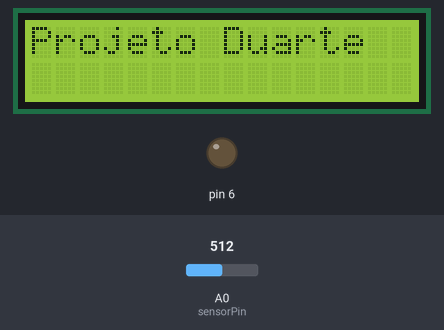
The sketch below on a simulated Arduino Uno, built with avr-gcc and run on an emulated ATmega328P. Parts: 16×2 character LCD, output pins drawn as LEDs (lit = HIGH). The test bench sets the inputs (shaded band); at power-on: A0 (sensorPin) = 512. The local clock reads 2024-03-15 10:24:30 at power-on unless the sketch sets it.

Above: at 1.2 s.
1.3 s: A0 (sensorPin) set to 313
At 4.4 s:
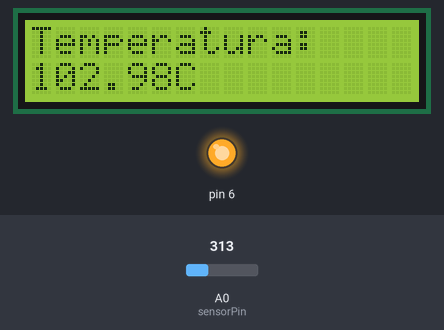
11.6 s: A0 (sensorPin) set to 287
At 20.6 s:
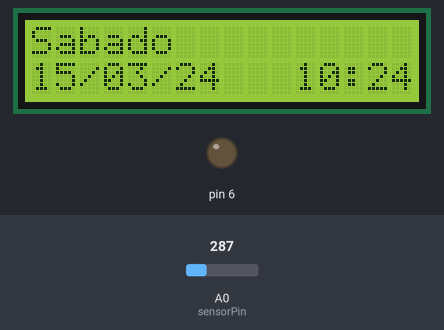
25.4 s: A0 (sensorPin) set to 306
At 30.8 s:
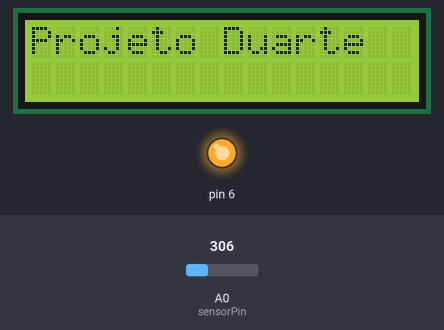
Timing chart, 0 to 32.3 s (numbered marks = the images above; inputs shaded):
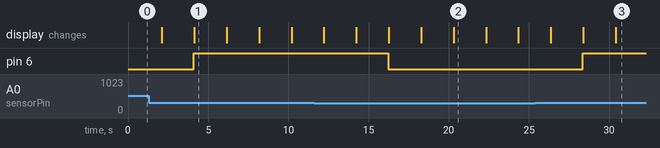

Measured:
- the behaviour switches between 301 and 300 on A0 (sensorPin) (found by bisection; images 1 and 2)
- after the input at 11.6 s, pin 6: HIGH → LOW after 4.6 s
- after the input at 25.4 s, pin 6: LOW → HIGH after 3.0 s
- what the display in image 1 shows lasts 2.0 s, from 4.1 s to 6.1 s

The sketch:

Projeto_Com_Registos.ino
```cpp
#include <LiquidCrystal_I2C.h>
#include <virtuabotixRTC.h>

#define LCD_ADDR 0x3f
#define LCD_COLUMNS 16
#define LCD_ROWS 2

// RTC está conectado às portas digitais 2, 3 e 4
#define RTC_RST 2
#define RTC_DAT 3
#define RTC_CLK 4

// LED está conectado à porta digital 6
//#define LED_PIN 6

//TMP 36gz está conectado à porta analógica A0
const int sensorPin = A0;

LiquidCrystal_I2C lcd(LCD_ADDR, LCD_COLUMNS, LCD_ROWS);
virtuabotixRTC myRTC(RTC_CLK, RTC_DAT, RTC_RST);

const static char* WeekDays[] =
{
  "Segunda-Feira",
  "Terca-Feira",
  "Quarta-Feira",
  "Quinta-Feira",
  "Sexta-Feira",
  "Sabado",
  "Domingo"
};

void setup() {
  // put your setup code here, to run once:
  //Inicialização do Serial(Usado para a consola em termos de testes)
  //Serial.begin(9600);

  // Se quisermos inserir os dados da data e hora manualmente
  //myRTC.setDS1302Time(15, 22, 21, 7, 14, 1, 2018);

  // Configurar o Analog to Digital Converter
  ADMUX = (1 << REFS0); // Referenciar o conjunto de voltagem set para AVcc (5V) e selecionar o pin de input A0 (MUX bits = 0000)
  ADCSRA = (1 << ADEN)  // Ligar o ADC
         | (1 << ADPS2) // Montar o  ADC prescaler a 16 (para um clock de 16MHz, que resulta num ADC com  clock de 1MHz)
         | (1 << ADPS1)
         | (0 << ADPS0);

  //Definir o LED como output
  DDRD |= 0b01000000; // Definir o pin digital 6 como output (podería ser DDRD |= (1 << PD6))

  // Inicialização do LCD
  lcd.init();
  lcd.backlight();
}

void loop() {
  // put your main code here, to run repeatedly:
  lcd.clear();
  lcd.setCursor(0, 0);
  lcd.print("Projeto Duarte");

  delay(2000);

  lcd.clear();
  myRTC.updateTime();
  lcd.setCursor(0, 0);
  lcd.print(WeekDays[myRTC.dayofweek - 1]);
  //Serial.print("Current Date/Time:");
  //Serial.print(myRTC.dayofweek);
  //Serial.print(" ");
  lcd.setCursor(0, 1);

  if (myRTC.dayofmonth < 10) lcd.print('0');
  lcd.print(myRTC.dayofmonth);
  lcd.print("/");
  //Serial.print(myRTC.dayofmonth);
  //Serial.print("/");

  if (myRTC.month < 10) lcd.print('0');
  lcd.print(myRTC.month);
  lcd.print("/");
  //Serial.print(myRTC.month);
  //Serial.print("/");
  if ((myRTC.year - 2000)  < 10) lcd.print('0');
  lcd.print(myRTC.year - 2000);
  //Serial.print(myRTC.year);
  //Serial.print(" \n");

  lcd.print("   ");

  if (myRTC.hours < 10) lcd.print('0');
  lcd.print(myRTC.hours);    // 00-23
  lcd.print(':');
  //Serial.print(myRTC.hours);
  //Serial.print(":");

  if (myRTC.minutes < 10) lcd.print('0');
  lcd.print(myRTC.minutes);
  //Serial.print(myRTC.minutes);
  //Serial.print(":");
  //Serial.print(myRTC.seconds);
  //Serial.print("\n");

  delay(2000);

  //  Guardar o valor do sinal analógico
    // Começa a conversão do sinal
    ADCSRA |= (1 << ADSC);

    // Esperar até completar a conversão
    while (ADCSRA & (1 << ADSC));

    // Ler o resultado
    uint16_t sensorValue = ADC;

  float Temperatura = (sensorValue * (5.0 / 1023.0)- 0.5) * 100.0;
  //Serial.print(sensorValue);
  //Serial.print("\n");

  // Verificar se o sensor está a enviar sinal (sinal analógio é muito baixo ou muito alto)
  if (sensorValue < 150 || sensorValue > 300){
    PORTD = 0b01000000; // Ligar o LED
  } else {
    PORTD = 0b00000000; // Desligar o LED
  }

  lcd.clear();
  lcd.setCursor(0, 0);
  lcd.print("Temperatura:");
  lcd.setCursor(0, 1);
  lcd.print(Temperatura);
  lcd.print("C");

  delay(2000);
}
```
